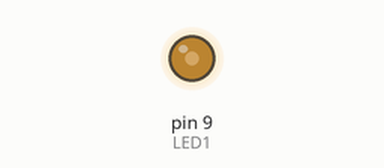
This sketch was run on a simulated Arduino Uno, built with avr-gcc and run on an emulated ATmega328P. Shown: output pins drawn as LEDs (lit = HIGH).

Above: at 0.1 s.
Timing chart, 0 to 1.6 s (numbered marks = the images above):
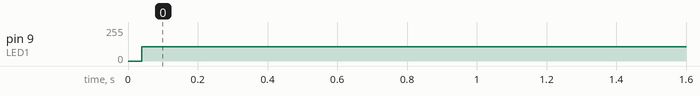

The sketch:

1_BlinkingLed_D.ino
```cpp
/*
 * Arduino de 0 a 100
 *
 * Practica n 2
 */

//ZONA GLOBAL //////////////////////////////////////
/*
 * Esta parte del programa se utilizara para:
 *    -incluir librerias
 *    -descripcion de los pines a utilizar
 *    -definicion de las constantes
 *    -definicion de las variables globales
 *    -creación de funciones (Aunque las funciones pueden incluirse en esta parte, es recomendable utilizar una pestaña nueva, para la mejor compresión del código)
 */


//declaracion de constantes (variables):

const byte LED1 = 9;

//otras formas de declarar el uso de un pin:
// #define led1 9 // declrción de constantes heredada de C
 // int led1 = 9;
  // byte led1=9;  // la variable byte puede tomar valores entre 0 y 255
  // const byte led1=9;


//FUNCION SETUP/////////////////////////////////
/*
 * Esta función se ejecuta cada vez que se inicia la placa de Arduino
 * las tareas principales que se realizarán en esta parte seáan:
 *    -Configuración de los pines (pinMode() )
 *    -Inicialización de comunicaciones
 */
void setup()
{

  pinMode(LED1, OUTPUT);//configuramos led1(pin, 9), como salida
  // pinMode(9, OUTPUT); // se podría utilizar esta línea de código y así no tener que declarar la constante led1

}

//FUNCION LOOP/////////////////////////////
/*
 * En esta parte se ubicará el código que se ejecuta continuamente,
 * en forma de bucle infinito
 */
void loop()
{


  //si se culmple la condicon , pulsador = HIGH, etonces
  digitalWrite(LED1, HIGH);// enciende el led poniendo en estado alto (HIGH, 5V) la slaida
  // otras formas de encender el led:
  //digitalWrite(9, 1);
   //digitalWrite(9, true);


  digitalWrite(LED1, LOW);// apaga el led, poniendo a estado bajo (LOW, 0V) la salida digital
  //digitalWrite(9, 0);
   //digitalWrite(9, false);


}
```

Measured:
- by itself, pin 9 (LED1): 0/255 → 106/255 at 0.04 s
